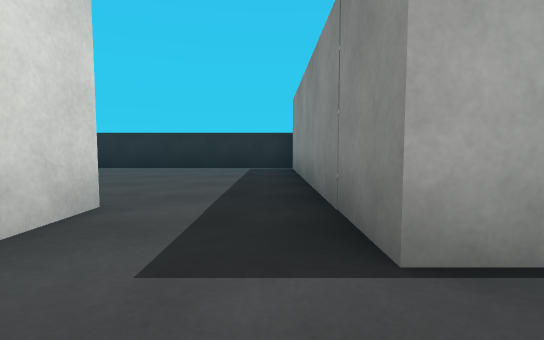
view 1 (above)

17 first-person views from a walk through a scene from a Unity 3-D project. The camera is 0.27 m above the floor, tilts 4° down and sees 85° across. The floor is counted in squares, 0.5 m on a side. Each view is taken from the middle of a square. On the plan, view 1 faces up. The plan holds only what a view shows up to about 9 squares ahead; the rest is blank. Surface patterns are stand-ins for the level's own textures.

view 2
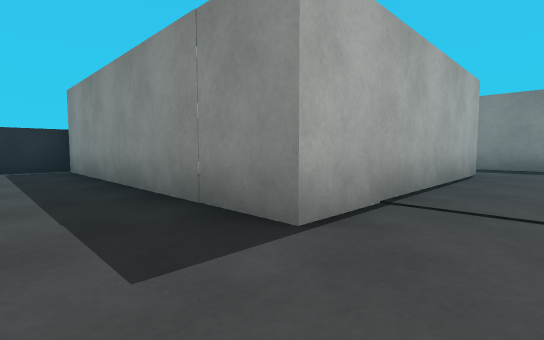

view 3
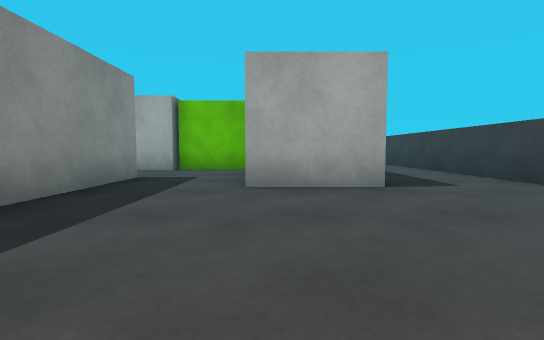

view 4
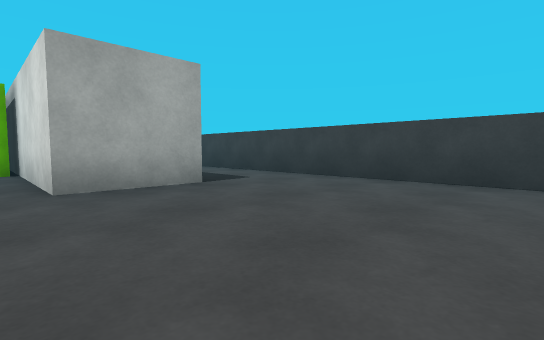

view 5
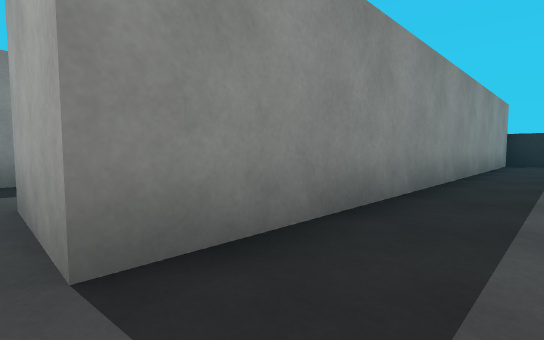

view 6
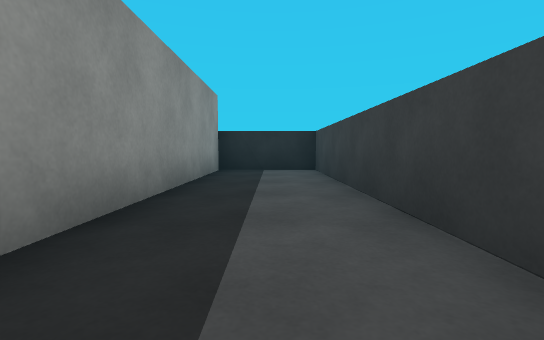

view 7
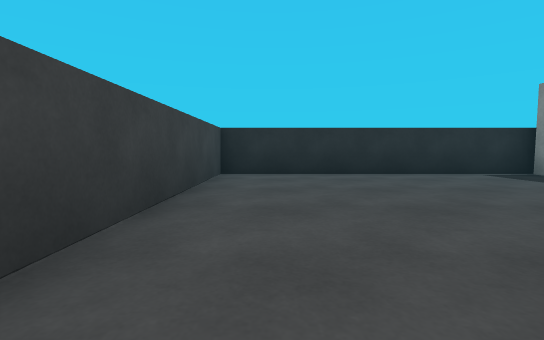

view 8
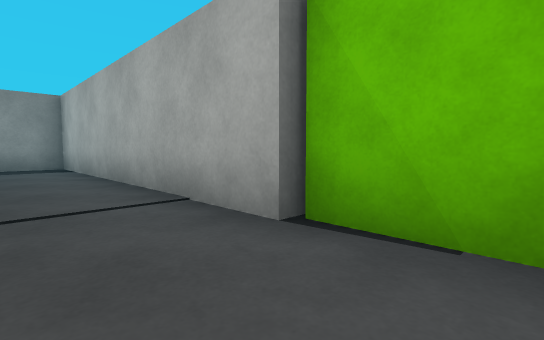

view 9
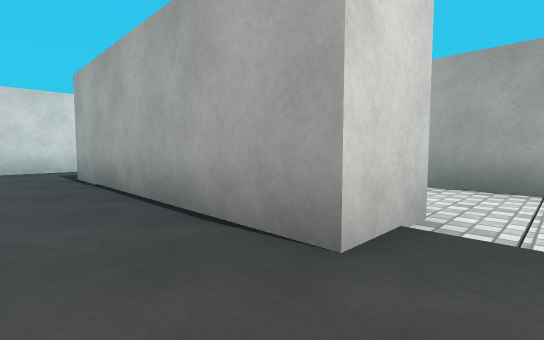

view 10
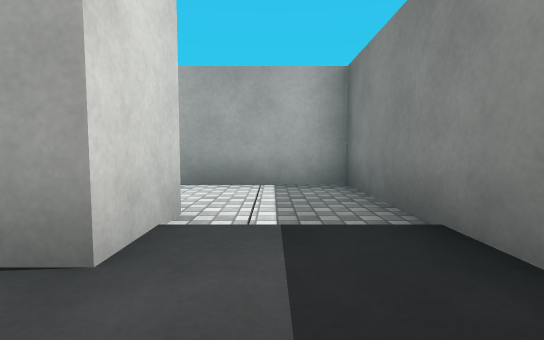

view 11
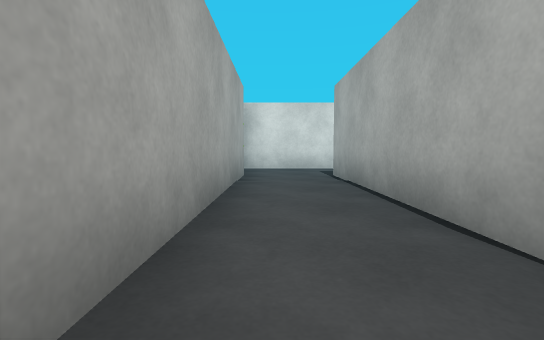

view 12
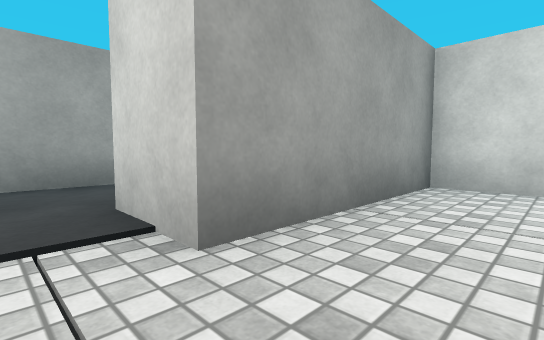

view 13
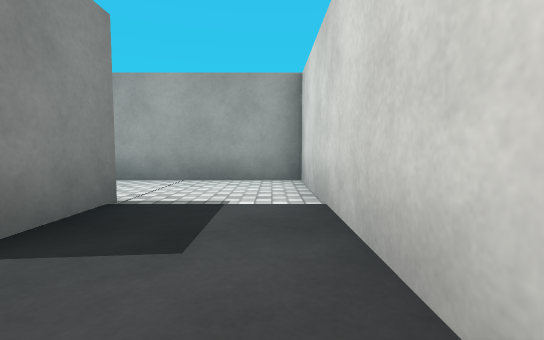

view 14
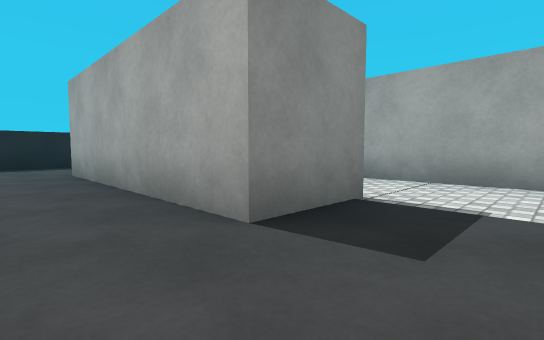

view 15
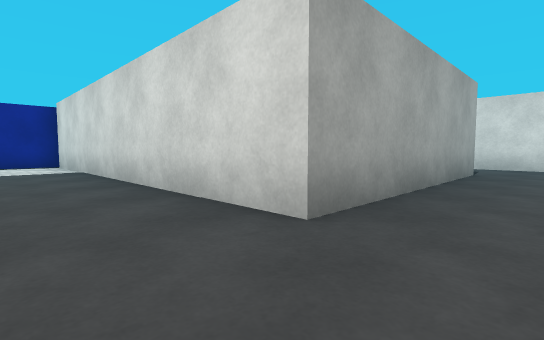

view 16
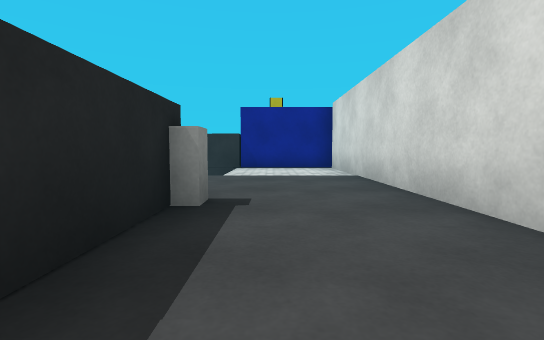

view 17
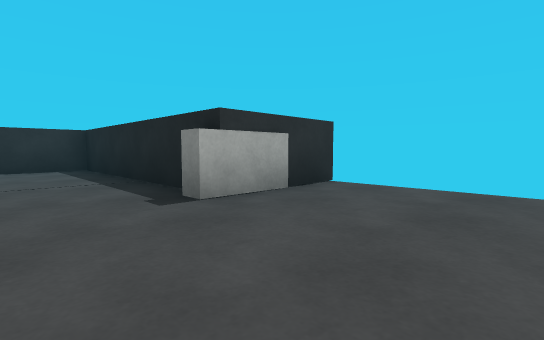

### Floor plan
Points are (right, up) in squares from view 1. A wall is a line through its corners. A room is listed if a view was taken in it or the views show most of it. See-through windows are left out.
Room 1 (views 1, 2, 3, 4, 5, 6, 7, 8)
walls: (-1.5, -0.8) (0.5, -0.8); (0.6, -0.6) (6.5, -0.6); (0.9, 8.5) (-6.1, 8.5) (-6.1, -8.7) (-3.6, -8.7) (-3.6, 2.6) (-1.6, 2.6) (-1.6, -3.2); (6.2, 1.3) (0.6, 1.3) (0.6, 8.4)
ways out: opening at (6, 0) to room 2
Room 2 (views 9, 10, 11, 12)
walls: (6.2, 2.6) (6.2, 1.3); (6.5, -0.6) (8.2, -0.6) (8.2, 4.9) (6.6, 4.9)
ways out: opening at (6, 0) to room 1
Room 3 (views 13, 14, 15, 16, 17)
walls: (13, 2.8) (13, 8.5) (11.2, 8.5); (15.4, 2.8) (12.7, 2.8) (12.7, 3.2); (4.6, 6.6) (10.2, 6.6) (10.2, -2.5); (2.5, 7.6) (2.5, 6.6)
ways out: opening at (3.5, 5.5)
objects: other object (10, -3) to (12, -3)

Where each view was taken, in squares from view 1:
view 1: 0 up, 0 right, facing up
view 2: 0 up, 1 left, facing up-right
view 3: 7 up, 2 left, facing down
view 4: 7 up, 1 left, facing down-left
view 5: 3 up, 5 left, facing down-right
view 6: 1 down, 5 left, facing down
view 7: 2 up, 5 left, facing up
view 8: 1 up, 1 left, facing down-right
view 9: 0 up, 7 right, facing up-left
view 10: 0 up, 7 right, facing up
view 11: 0 up, 7 right, facing left
view 12: 4 up, 7 right, facing down-left
view 13: 8 up, 3 right, facing down
view 14: 8 up, 3 right, facing down-right
view 15: 8 up, 12 right, facing down-left
view 16: 6 up, 12 right, facing down
view 17: 0 up, 11 right, facing up-right
